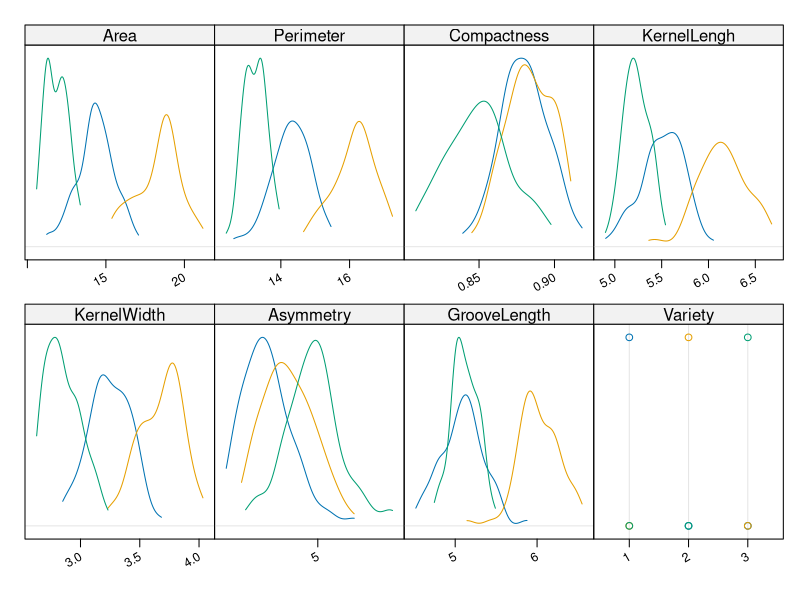
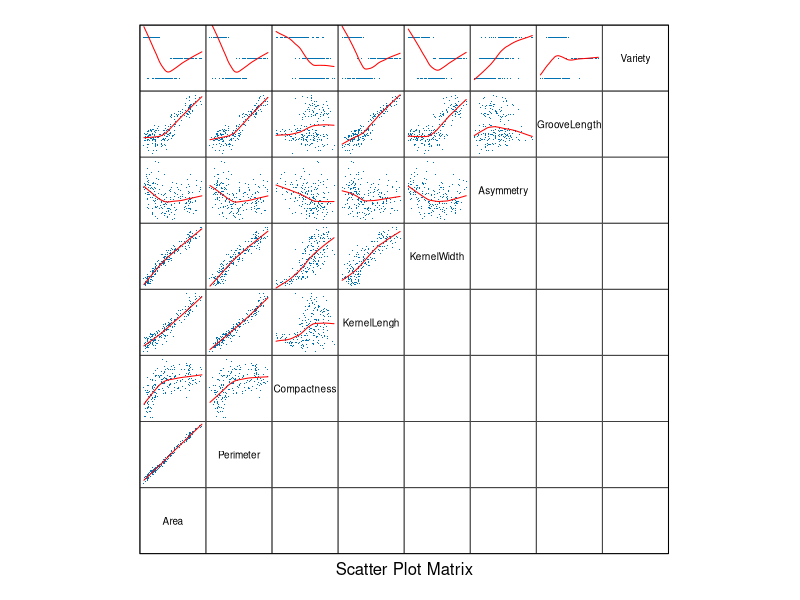
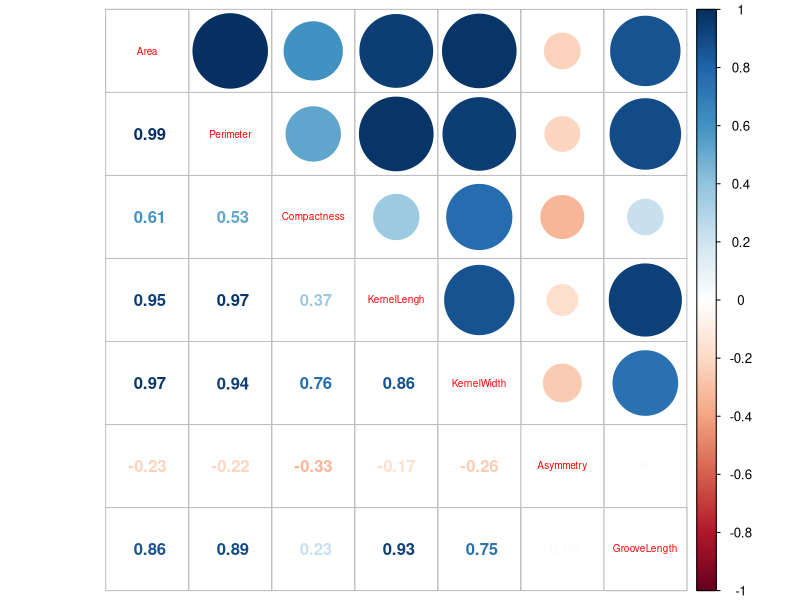

These figures' R source, in order:
## ---- chunk 1
library(lattice)
library(latticeExtra)
library(corrplot)
library(e1071)
library(MASS)
library(nnet)
## ---- chunk 2
data <- read.table("./data/seeds_dataset.txt", comment.char = "#")
names(data) <- c("Area", "Perimeter", "Compactness", "KernelLengh", "KernelWidth", "Asymmetry", "GrooveLength", "Variety")
data$Variety <- as.factor(data$Variety)
## ---- chunk 3
summary(data)
marginal.plot(data, data=data, groups=Variety)
splom(
    ~data,
    data,      
    upper.panel=function(x, y, ...) { panel.xyplot(x, y, ...); panel.loess(x, y, ..., col='red') },    
    lower.panel=function(x, y, ...) { },      
    pscale=0,       
    varname.cex=0.6, 
    par.settings=simpleTheme(pch='.', cex=1)
  ) 
corrplot.mixed(cor(subset(data, select=-Variety)), tl.cex=0.6)
## ---- chunk 4
test.lda <- function(formula) {
  #fit <- lda(formula, data = data)
  cv.result <- tune(lda, formula, data = data, predict.func = function(...) predict(...)$class,  tunecontrol = tune.control(sampling = "cross"))
  
  #print(fit)
  print(cv.result)
}
## ---- chunk 5
test.lda(Variety ~ Area+Perimeter+Compactness+KernelLengh+KernelWidth+Asymmetry+GrooveLength)
## ---- chunk 6
test.lda(Variety ~ Perimeter+Compactness+Asymmetry+GrooveLength)
## ---- chunk 7
test.lda(Variety ~ Area+Compactness+Asymmetry+GrooveLength)
## ---- chunk 8
test.lda(Variety ~ KernelLengh+KernelWidth+Asymmetry+GrooveLength)
## ---- chunk 9
test.lda(Variety ~ Compactness+Asymmetry+GrooveLength)
## ---- chunk 10
test.lda(Variety ~ KernelLengh+KernelWidth+Asymmetry)
## ---- chunk 11
test.lda(Variety ~ Area+Asymmetry+GrooveLength)
## ---- chunk 12
test.lda(Variety ~ Perimeter+Asymmetry+GrooveLength)
## ---- chunk 13
test.nb <- function(formula) {
  #fit <- naiveBayes(formula, data = data)
  cv.result <- tune(naiveBayes, formula, data = data, tunecontrol = tune.control(sampling = "cross"))
  
  #print(fit)
  print(cv.result)
}
## ---- chunk 14
test.nb(Variety ~ Area+Perimeter+Compactness+KernelLengh+KernelWidth+Asymmetry+GrooveLength)
## ---- chunk 15
test.nb(Variety ~ Perimeter+Compactness+Asymmetry+GrooveLength)
## ---- chunk 16
test.nb(Variety ~ Area+Compactness+Asymmetry+GrooveLength)
## ---- chunk 17
test.nb(Variety ~ KernelLengh+KernelWidth+Asymmetry+GrooveLength)
## ---- chunk 18
test.nb(Variety ~ Compactness+Asymmetry+GrooveLength)
## ---- chunk 19
test.nb(Variety ~ KernelLengh+KernelWidth+Asymmetry)
## ---- chunk 20
test.nb(Variety ~ Area+Asymmetry+GrooveLength)
## ---- chunk 21
test.nb(Variety ~ Perimeter+Asymmetry+GrooveLength)
## ---- chunk 22
test.mr <- function(formula) {
  #fit <- multinom(formula, data = data, trace = FALSE)
  cv.result <- tune(multinom, formula, data = data, trace=FALSE)
  
  #print(fit)
  print(cv.result)
}
## ---- chunk 23
test.mr(Variety ~ Area+Perimeter+Compactness+KernelLengh+KernelWidth+Asymmetry+GrooveLength)
## ---- chunk 24
test.mr(Variety ~ Perimeter+Compactness+Asymmetry+GrooveLength)
## ---- chunk 25
test.mr(Variety ~ Area+Compactness+Asymmetry+GrooveLength)
## ---- chunk 26
test.mr(Variety ~ KernelLengh+KernelWidth+Asymmetry+GrooveLength)
## ---- chunk 27
test.mr(Variety ~ Compactness+Asymmetry+GrooveLength)
## ---- chunk 28
test.mr(Variety ~ KernelLengh+KernelWidth+Asymmetry)
## ---- chunk 29
test.mr(Variety ~ Area+Asymmetry+GrooveLength)
## ---- chunk 30
test.mr(Variety ~ Perimeter+Asymmetry+GrooveLength)
